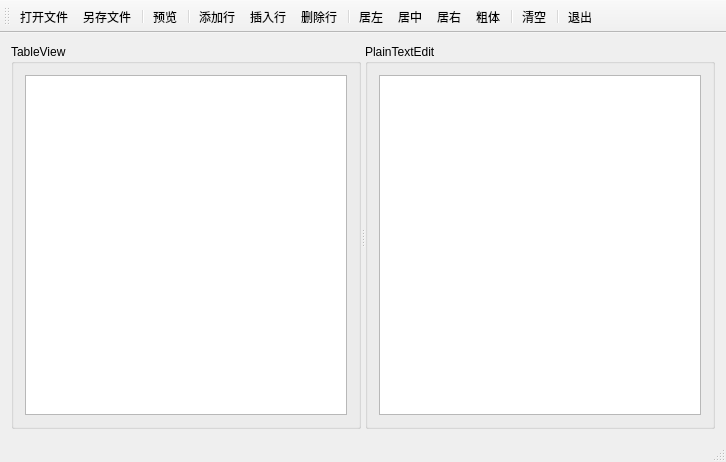
<?xml version="1.0" encoding="UTF-8"?>
<ui version="4.0">
 <class>MainWindow</class>
 <widget class="QMainWindow" name="MainWindow">
  <property name="geometry">
   <rect>
    <x>0</x>
    <y>0</y>
    <width>726</width>
    <height>462</height>
   </rect>
  </property>
  <property name="windowTitle">
   <string>MainWindow</string>
  </property>
  <widget class="QWidget" name="centralWidget">
   <layout class="QHBoxLayout" name="horizontalLayout">
    <item>
     <widget class="QSplitter" name="splitter">
      <property name="orientation">
       <enum>Qt::Horizontal</enum>
      </property>
      <widget class="QGroupBox" name="groupBox">
       <property name="title">
        <string>TableView </string>
       </property>
       <layout class="QVBoxLayout" name="verticalLayout">
        <item>
         <widget class="QTableView" name="tableView">
          <property name="editTriggers">
           <set>QAbstractItemView::AnyKeyPressed|QAbstractItemView::DoubleClicked|QAbstractItemView::EditKeyPressed|QAbstractItemView::SelectedClicked</set>
          </property>
          <property name="alternatingRowColors">
           <bool>true</bool>
          </property>
          <property name="gridStyle">
           <enum>Qt::DashLine</enum>
          </property>
         </widget>
        </item>
       </layout>
      </widget>
      <widget class="QGroupBox" name="groupBox_2">
       <property name="title">
        <string>PlainTextEdit</string>
       </property>
       <layout class="QVBoxLayout" name="verticalLayout_2">
        <item>
         <widget class="QPlainTextEdit" name="plainTextEdit">
          <property name="enabled">
           <bool>true</bool>
          </property>
          <property name="lineWrapMode">
           <enum>QPlainTextEdit::NoWrap</enum>
          </property>
          <property name="placeholderText">
           <string/>
          </property>
         </widget>
        </item>
       </layout>
      </widget>
     </widget>
    </item>
   </layout>
  </widget>
  <widget class="QMenuBar" name="menuBar">
   <property name="geometry">
    <rect>
     <x>0</x>
     <y>0</y>
     <width>726</width>
     <height>22</height>
    </rect>
   </property>
  </widget>
  <widget class="QToolBar" name="mainToolBar">
   <property name="toolButtonStyle">
    <enum>Qt::ToolButtonTextUnderIcon</enum>
   </property>
   <attribute name="toolBarArea">
    <enum>TopToolBarArea</enum>
   </attribute>
   <attribute name="toolBarBreak">
    <bool>false</bool>
   </attribute>
   <addaction name="actOpen"/>
   <addaction name="actSave"/>
   <addaction name="separator"/>
   <addaction name="actModelData"/>
   <addaction name="separator"/>
   <addaction name="actAppend"/>
   <addaction name="actInsert"/>
   <addaction name="actDelete"/>
   <addaction name="separator"/>
   <addaction name="actAlignLeft"/>
   <addaction name="actAlignCenter"/>
   <addaction name="actAlignRight"/>
   <addaction name="actFontBold"/>
   <addaction name="separator"/>
   <addaction name="actClear"/>
   <addaction name="separator"/>
   <addaction name="actQuit"/>
  </widget>
  <widget class="QStatusBar" name="statusBar"/>
  <action name="actOpen">
   <property name="icon">
    <iconset resource="../../QT5.9Samp/chap05ModelView/samp5_3StandardModel/res.qrc">
     <normaloff>:/images/icons/open.bmp</normaloff>:/images/icons/open.bmp</iconset>
   </property>
   <property name="text">
    <string>打开文件</string>
   </property>
  </action>
  <action name="actSave">
   <property name="icon">
    <iconset resource="../../QT5.9Samp/chap05ModelView/samp5_3StandardModel/res.qrc">
     <normaloff>:/images/icons/save.bmp</normaloff>:/images/icons/save.bmp</iconset>
   </property>
   <property name="text">
    <string>另存文件</string>
   </property>
  </action>
  <action name="actAppend">
   <property name="icon">
    <iconset resource="../../QT5.9Samp/chap05ModelView/samp5_3StandardModel/res.qrc">
     <normaloff>:/images/icons/append.bmp</normaloff>:/images/icons/append.bmp</iconset>
   </property>
   <property name="text">
    <string>添加行</string>
   </property>
  </action>
  <action name="actInsert">
   <property name="icon">
    <iconset resource="../../QT5.9Samp/chap05ModelView/samp5_3StandardModel/res.qrc">
     <normaloff>:/images/icons/306.bmp</normaloff>:/images/icons/306.bmp</iconset>
   </property>
   <property name="text">
    <string>插入行</string>
   </property>
  </action>
  <action name="actDelete">
   <property name="icon">
    <iconset resource="../../QT5.9Samp/chap05ModelView/samp5_3StandardModel/res.qrc">
     <normaloff>:/images/icons/delete.bmp</normaloff>:/images/icons/delete.bmp</iconset>
   </property>
   <property name="text">
    <string>删除行</string>
   </property>
  </action>
  <action name="actQuit">
   <property name="icon">
    <iconset resource="../../QT5.9Samp/chap05ModelView/samp5_3StandardModel/res.qrc">
     <normaloff>:/images/icons/exit.bmp</normaloff>:/images/icons/exit.bmp</iconset>
   </property>
   <property name="text">
    <string>退出</string>
   </property>
  </action>
  <action name="actModelData">
   <property name="icon">
    <iconset resource="../../QT5.9Samp/chap05ModelView/samp5_3StandardModel/res.qrc">
     <normaloff>:/images/icons/import1.bmp</normaloff>:/images/icons/import1.bmp</iconset>
   </property>
   <property name="text">
    <string>预览</string>
   </property>
  </action>
  <action name="actAlignLeft">
   <property name="icon">
    <iconset resource="../../QT5.9Samp/chap05ModelView/samp5_3StandardModel/res.qrc">
     <normaloff>:/images/icons/508.bmp</normaloff>:/images/icons/508.bmp</iconset>
   </property>
   <property name="text">
    <string>居左</string>
   </property>
  </action>
  <action name="actAlignCenter">
   <property name="icon">
    <iconset resource="../../QT5.9Samp/chap05ModelView/samp5_3StandardModel/res.qrc">
     <normaloff>:/images/icons/510.bmp</normaloff>:/images/icons/510.bmp</iconset>
   </property>
   <property name="text">
    <string>居中</string>
   </property>
  </action>
  <action name="actAlignRight">
   <property name="icon">
    <iconset resource="../../QT5.9Samp/chap05ModelView/samp5_3StandardModel/res.qrc">
     <normaloff>:/images/icons/512.bmp</normaloff>:/images/icons/512.bmp</iconset>
   </property>
   <property name="text">
    <string>居右</string>
   </property>
  </action>
  <action name="actFontBold">
   <property name="icon">
    <iconset resource="../../QT5.9Samp/chap05ModelView/samp5_3StandardModel/res.qrc">
     <normaloff>:/images/icons/500.bmp</normaloff>:/images/icons/500.bmp</iconset>
   </property>
   <property name="text">
    <string>粗体</string>
   </property>
  </action>
  <action name="actClear">
   <property name="icon">
    <iconset resource="../../QT5.9Samp/chap05ModelView/samp5_3StandardModel/res.qrc">
     <normaloff>:/images/icons/clean.bmp</normaloff>:/images/icons/clean.bmp</iconset>
   </property>
   <property name="text">
    <string>清空</string>
   </property>
  </action>
 </widget>
 <layoutdefault spacing="6" margin="11"/>
 <resources>
  <include location="../../QT5.9Samp/chap05ModelView/samp5_3StandardModel/res.qrc"/>
 </resources>
 <connections>
  <connection>
   <sender>actQuit</sender>
   <signal>triggered()</signal>
   <receiver>MainWindow</receiver>
   <slot>close()</slot>
   <hints>
    <hint type="sourcelabel">
     <x>-1</x>
     <y>-1</y>
    </hint>
    <hint type="destinationlabel">
     <x>357</x>
     <y>219</y>
    </hint>
   </hints>
  </connection>
  <connection>
   <sender>actClear</sender>
   <signal>triggered()</signal>
   <receiver>plainTextEdit</receiver>
   <slot>clear()</slot>
   <hints>
    <hint type="sourcelabel">
     <x>-1</x>
     <y>-1</y>
    </hint>
    <hint type="destinationlabel">
     <x>533</x>
     <y>262</y>
    </hint>
   </hints>
  </connection>
 </connections>
</ui>
